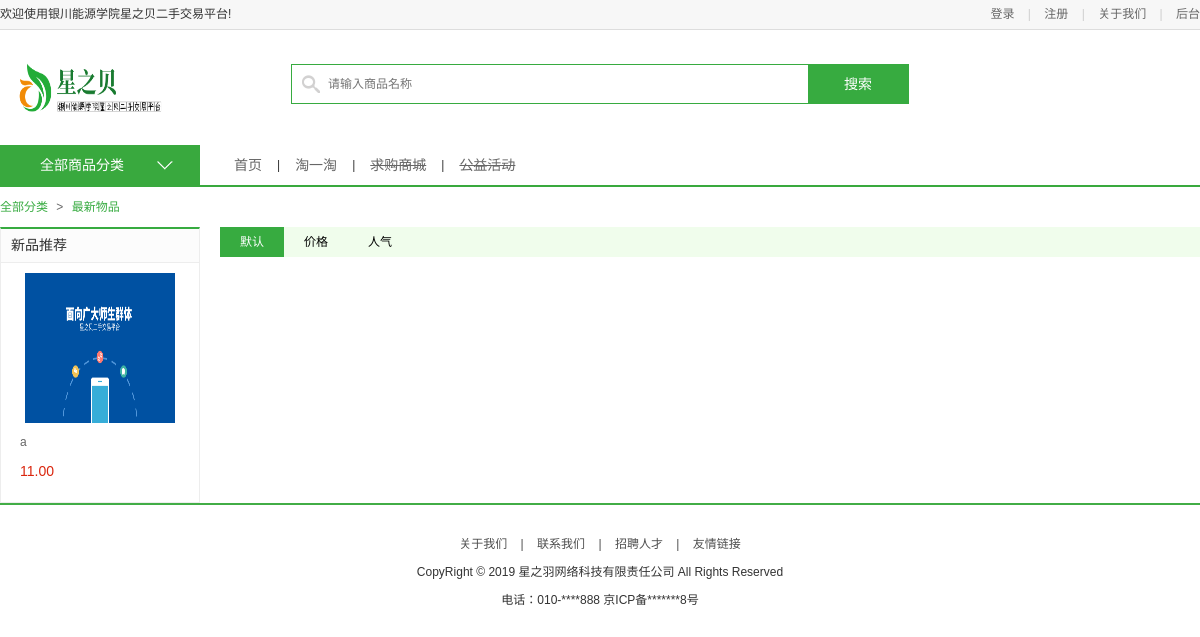
The page /list/all/ on the database its author committed.
### apps/df_goods/models.py (models this page shows, shortened)
class GoodsInfo(models.Model):
    DEGREE = (
        ('9', '9成'),
        ('8', '8成'),
        ('7', '7成'),
        ('6', '6成'),
        ('5', '5成以下'),
    )
    TYPE = (
        ('costume','服饰配饰'),
        ('electronics','数码科技'),
        ('sport','运动代步'),
        ('stationery','书籍文具'),
        ('game','虚拟产品'),
        ('other','其他'),
    )
    goods_introduce_default = """
<h1>卖家姓名：XXX</h1>

<h1>卖家所在宿舍：XXX</h1>

<h1>卖家联系方式：</h1>

    <h1>QQ：</h1>

    <h1>微信：</h1>

    <h1>手机号：</h1>




    """
    goods_pic = models.ImageField(upload_to='goods/%Y/%m', blank=True, verbose_name='商品图片')
    goods_name = models.CharField(max_length=30, verbose_name='商品名称')
    goods_detail = models.CharField(max_length=200, verbose_name='商品描述')
    goods_degree = models.CharField(verbose_name='商品新旧程度', choices=DEGREE, max_length=16)
    goods_introduce = HTMLField(verbose_name='商品介绍页', default=goods_introduce_default)
    goods_old_price = models.DecimalField(max_digits=5, decimal_places=2, verbose_name='商品原价(￥)', default=100)
    goods_price = models.DecimalField(max_digits=5, decimal_places=2, verbose_name='商品价格(￥)')
    goods_click = models.IntegerField(verbose_name='商品人气', default=0)
    goods_type = models.CharField(max_length=16, choices=TYPE, verbose_name='商品类型')
    isDelete = models.BooleanField(default=False, verbose_name='是否删除')
    is_recommend = models.BooleanField(default=False, verbose_name='首页推荐')
    add_time = models.DateTimeField(auto_now_add=True, verbose_name='商品添加时间')
    class Meta:
        verbose_name = '商品信息'
        verbose_name_plural = verbose_name

### apps/df_goods/views.py (the view)
# urls.py: path('list/<str:classify>/', List.as_view(),  name='list'),
class List(View):
    def get(self, request, classify):
        if classify == 'all':
            all_goods = GoodsInfo.objects.all()
        else:
            all_goods = GoodsInfo.objects.filter(goods_type=classify)
        sort = request.GET.get('sort',"")
        if sort:
            if sort == "goods_price":
                all_goods = all_goods.order_by("-goods_price")  #价格排序
            elif sort == "goods_click":
                all_goods = all_goods.order_by("-goods_click")  #人气排序
        all_good_s = all_goods.order_by("-add_time")  # 日期排序
        try:
            page = request.GET.get('page', 1)
        except PageNotAnInteger:
            page = 1
        p = Paginator(all_goods, 5)
        all_goods = p.page(page)
        return render(request, 'list.html',{
            'all_goods':all_goods,
            'sort':sort,  #商品排序增加的
            'all_good_s':all_good_s,
        })

### templates/list.html (shortened to what this page needs)
{% extends 'base.html' %}
{% load static %}
{% block css %}
    <link rel="stylesheet" type="text/css" href="{% static 'css/style.css' %}">
{% endblock %}
{% block body %}
    <div class="navbar_con">
        <div class="navbar clearfix">
            <div class="subnav_con fl">
                <h1>全部商品分类</h1>
                <span></span>
            </div>
            <ul class="navlist fl">
                <li><a href="{% url 'goods:index' %}">首页</a></li>
                <li class="interval">|</li>
                <li><a href="{% url 'goods:list' 'all' %}">淘一淘</a></li>
                <li class="interval">|</li>
				<li><a href="" style="text-decoration:line-through;" onclick="alert('暂未开发完成,敬请期待')">求购商城</a></li>
                <li class="interval">|</li>
                <li><a href="" style="text-decoration:line-through;" onclick="alert('暂未开发完成,敬请期待')">公益活动</a></li>
            </ul>
        </div>
    </div>
    <div class="breadcrumb">
        <a href="#">全部分类</a>
        <span>></span>
        <a href="#">最新物品</a>
    </div>
    <div class="main_wrap clearfix">
        <div class="l_wrap fl clearfix">
            <div class="new_goods">
                <h3>新品推荐</h3>
                <ul>
                    {% for new_good in all_good_s %}
                        <li>
                            <a href="{% url 'goods:detail' %}?good_id={{ new_good.id }}"><img
                                    src="{{ MEDIA_URL }}{{ new_good.goods_pic }}"></a>
                            <h4>
                                <a href="{% url 'goods:detail' %}?good_id={{ new_good.id }}">{{ new_good.goods_name }}</a>
                            </h4>
                            <div class="prize">{{ new_good.goods_price }}</div>
                        </li>
                    {% endfor %}
                </ul>
            </div>
        </div>
        <div class="r_wrap fr clearfix">
            <div class="sort_bar">
                <a href="?sort=" class="{% if sort == '' %}active{% endif %}">默认</a>
                <a href="?sort=goods_price" class="{% if sort == 'goods_price' %}active{% endif %}">价格</a>
                <a href="?sort=goods_click" class="{% if sort == 'goods_click' %}active{% endif %}">人气</a>
            </div>
            <div class="pagenation">
            </div>
        </div>
    </div>
{% endblock %}

### static/css/main.css (style rules this page uses)
body { font-family:'Microsoft Yahei';font-size:12px;color:#666; }
html,body { height:100% }
.navbar_con { height:40px;border-bottom:2px solid #39a93e }
.navbar { width:1200px;margin:0 auto; }
.navbar h1 { width:200px;height:40px;line-height:40px;text-align: center;font-size:14px;color:#fff;background-color:#39a93e; }
.navbar .subnav_con { width:200px;height:40px;background-color:#39a93e;position:relative;cursor:pointer; }
.navbar .subnav_con h1 { position:absolute;left:0;top:0;text-align:left;text-indent:40px }
.navbar .subnav_con span { display:block;width:16px;height:9px;background:url(../images/down.png) no-repeat;position:absolute;right:27px;top:16px;transition:all 300ms ease-in; }
.navlist { margin-left:34px; }
.navlist li { height:40px;float:left;line-height:40px; }
.navlist li a { color:#666;font-size:14px }
.navlist .interval { margin:0 15px; }
.breadcrumb { width:1200px;height:40px;margin:0 auto; }
.breadcrumb a { line-height:40px;color:#37ab40 }
.breadcrumb span { line-height:40px;color:#666;padding:0 5px; }
.main_wrap { width:1200px;margin:0 auto; }
.l_wrap { width:200px; }
.r_wrap { width:980px; }
.new_goods { border:1px solid #ededed; border-top:2px solid #37ab40; padding-bottom:10px; }
.new_goods h3 { height:33px;line-height:33px;background-color:#fcfcfc;border-bottom:1px solid #ededed;font-size:14px;font-weight:normal;text-indent:10px; }
.new_goods ul { width:160px;margin:0 auto;overflow:hidden; }
.new_goods li { border-bottom:1px solid #ededed;margin-bottom:-1px; }
.new_goods li img { display:block;width:150px;height:150px;margin:10px auto; }
.new_goods li h4 { width:160px;margin:0 auto; }
.new_goods li h4 a { font-weight:normal;color:#666;display:block;width:160px;overflow:hidden;white-space:nowrap;text-overflow:ellipsis; }
.new_goods li .prize { font-size:14px;color:#da260e;margin:10px auto; }
.sort_bar { height:30px;background-color:#f0fdec }
.sort_bar a { display:block;height:30px;line-height:30px;padding:0 20px;float:left;color:#000 }
.sort_bar .active { background-color:#37ab40;color:#fff; }
.pagenation { height:32px;text-align:center;font-size:0;margin:30px auto; }

### static/css/style.css (style rules this page uses)
fieldset,img { border:0; }
ol,ul { list-style:none;list-style-position:outside; }
body,button,input,select,textarea { font:12px/1.5 微软雅黑,arial,sans-serif; }
button,input,select,textarea,h1,h2,h3,h4,h5,h6 { font-size:100%; }
body { color:#333;min-width: 1120px; }
a { color:#333;text-decoration:none; }

### rows shown on the page
GoodsInfo: goods_pic (picture), goods_name "a", goods_price "11.00"
